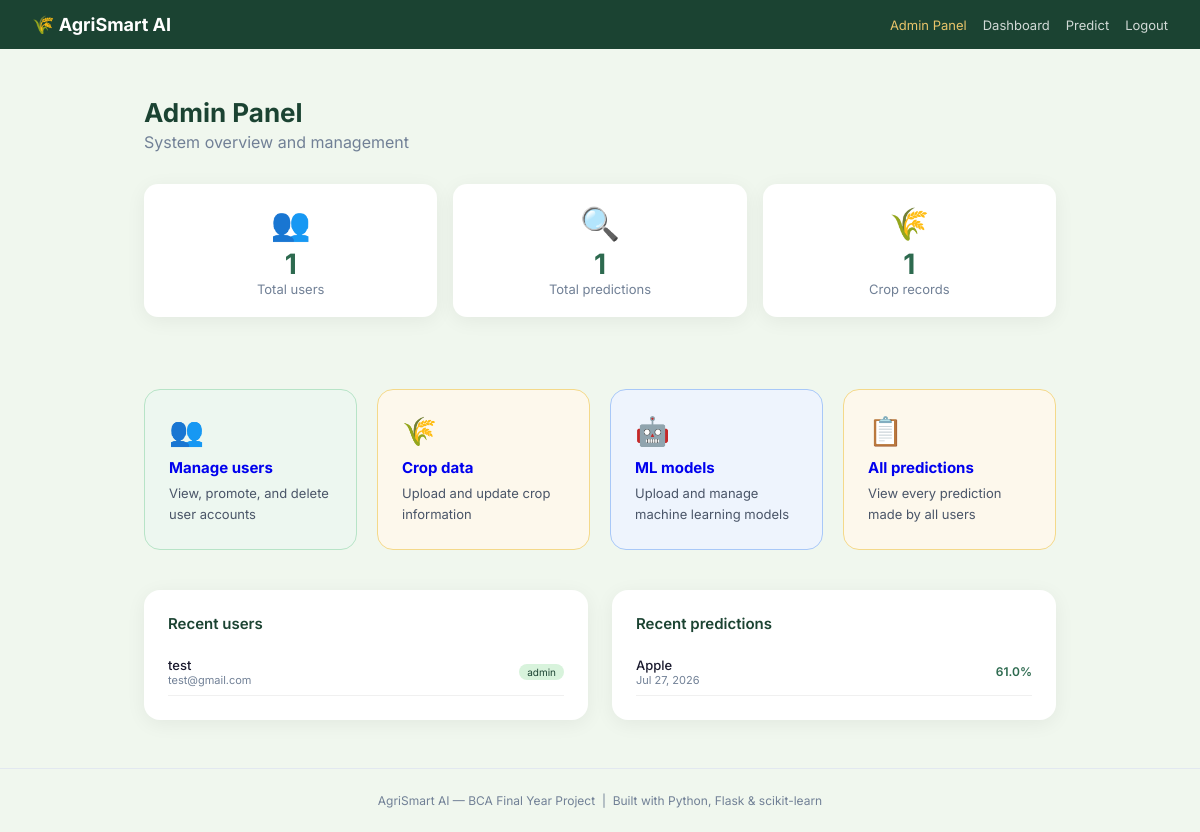
The page /admin/dashboard (signed in) on the database its author committed.
### database/models.py (models this page shows, shortened)
class User(UserMixin, db.Model):
    __tablename__ = 'users'
    id         = db.Column(db.Integer, primary_key=True)
    name       = db.Column(db.String(100), nullable=False)
    email      = db.Column(db.String(150), unique=True, nullable=False)
    password   = db.Column(db.String(200), nullable=False)
    role       = db.Column(db.String(20), default='user')
    created_at = db.Column(db.DateTime, default=datetime.utcnow)
    predictions = db.relationship('Prediction', backref='user', lazy=True)
    def is_admin(self):
        return self.role == 'admin'

class Prediction(db.Model):
    __tablename__ = 'predictions'
    id          = db.Column(db.Integer, primary_key=True)
    user_id     = db.Column(db.Integer, db.ForeignKey('users.id'), nullable=False)
    N           = db.Column(db.Float)
    P           = db.Column(db.Float)
    K           = db.Column(db.Float)
    temperature = db.Column(db.Float)
    humidity    = db.Column(db.Float)
    ph          = db.Column(db.Float)
    rainfall    = db.Column(db.Float)
    crop        = db.Column(db.String(100))
    confidence  = db.Column(db.Float)
    yield_kg    = db.Column(db.Float)
    zone        = db.Column(db.String(100))
    created_at  = db.Column(db.DateTime, default=datetime.utcnow)

### admin/routes.py (the view)
@admin_bp.route('/admin/dashboard')
@login_required
@admin_required
def dashboard():
    total_users       = User.query.count()
    total_predictions = Prediction.query.count()
    total_crops       = CropData.query.count()
    recent_users      = User.query.order_by(User.created_at.desc()).limit(5).all()
    recent_preds      = Prediction.query.order_by(Prediction.created_at.desc()).limit(5).all()
    return render_template('admin/admin_dashboard.html',
                           total_users=total_users,
                           total_predictions=total_predictions,
                           total_crops=total_crops,
                           recent_users=recent_users,
                           recent_preds=recent_preds)

### admin/routes.py (called while the page is built)
def admin_required(f):
    @wraps(f)
    def decorated(*args, **kwargs):
        if not current_user.is_authenticated or not current_user.is_admin():
            flash('Admin access required.', 'danger')
            return redirect(url_for('auth.login'))
        return f(*args, **kwargs)
    return decorated

### templates/admin/admin_dashboard.html (shortened to what this page needs)
{% extends 'base.html' %}
{% block content %}
<div style="max-width:960px; margin:48px auto; padding:0 24px;">
  <div style="margin-bottom:32px;">
    <h1 style="font-size:26px; font-weight:700; color:var(--green-dark);">Admin Panel</h1>
    <p style="color:var(--text-light); margin-top:4px;">System overview and management</p>
  </div>
  <div style="display:grid; grid-template-columns:repeat(auto-fit, minmax(180px, 1fr)); gap:16px; margin-bottom:36px;">
<div style="display:grid; grid-template-columns:repeat(auto-fit, minmax(180px, 1fr)); gap:16px; margin-bottom:36px;">
  <div style="background:white; border-radius:14px; padding:20px; box-shadow:0 4px 20px rgba(0,0,0,0.06); text-align:center;">
    <div style="font-size:32px;">👥</div>
    <div style="font-size:28px; font-weight:700; color:var(--green-mid); margin-top:4px;">{{ total_users }}</div>
    <div style="font-size:13px; color:var(--text-light);">Total users</div>
  </div>
  <div style="background:white; border-radius:14px; padding:20px; box-shadow:0 4px 20px rgba(0,0,0,0.06); text-align:center;">
    <div style="font-size:32px;">🔍</div>
    <div style="font-size:28px; font-weight:700; color:var(--green-mid); margin-top:4px;">{{ total_predictions }}</div>
    <div style="font-size:13px; color:var(--text-light);">Total predictions</div>
  </div>
  <div style="background:white; border-radius:14px; padding:20px; box-shadow:0 4px 20px rgba(0,0,0,0.06); text-align:center;">
    <div style="font-size:32px;">🌾</div>
    <div style="font-size:28px; font-weight:700; color:var(--green-mid); margin-top:4px;">{{ total_crops }}</div>
    <div style="font-size:13px; color:var(--text-light);">Crop records</div>
  </div>
</div>
  </div>
  <div style="display:grid; grid-template-columns:repeat(auto-fit, minmax(200px, 1fr)); gap:20px; margin-bottom:40px;">
    <a href="/admin/users" style="text-decoration:none;">
      <div class="algo-card green" style="cursor:pointer;">
        <div class="algo-icon">👥</div>
        <h3>Manage users</h3>
        <p>View, promote, and delete user accounts</p>
      </div>
    </a>
    <a href="/admin/crops" style="text-decoration:none;">
      <div class="algo-card amber" style="cursor:pointer;">
        <div class="algo-icon">🌾</div>
        <h3>Crop data</h3>
        <p>Upload and update crop information</p>
      </div>
    </a>
    <a href="/admin/models" style="text-decoration:none;">
      <div class="algo-card blue" style="cursor:pointer;">
        <div class="algo-icon">🤖</div>
        <h3>ML models</h3>
        <p>Upload and manage machine learning models</p>
      </div>
    </a>
    <a href="/admin/predictions" style="text-decoration:none;">
      <div class="algo-card green" style="cursor:pointer; background:#fdf8ec; border:1.5px solid #f4d98a;">
        <div class="algo-icon">📋</div>
        <h3>All predictions</h3>
        <p>View every prediction made by all users</p>
      </div>
</a>
  </div>
  <div style="display:grid; grid-template-columns:1fr 1fr; gap:24px;">
    <div style="background:white; border-radius:16px; padding:24px; box-shadow:0 4px 20px rgba(0,0,0,0.06);">
      <h3 style="font-size:15px; font-weight:600; color:var(--green-dark); margin-bottom:16px;">Recent users</h3>
      {% for u in recent_users %}
      <div style="display:flex; align-items:center; justify-content:space-between; padding:8px 0; border-bottom:1px solid #f0f0f0;">
        <div>
          <div style="font-size:13px; font-weight:500;">{{ u.name }}</div>
          <div style="font-size:11px; color:var(--text-light);">{{ u.email }}</div>
        </div>
        <span style="font-size:10px; background:var(--green-pale); color:var(--green-dark); padding:2px 8px; border-radius:100px;">{{ u.role }}</span>
      </div>
      {% endfor %}
    </div>
    <div style="background:white; border-radius:16px; padding:24px; box-shadow:0 4px 20px rgba(0,0,0,0.06);">
      <h3 style="font-size:15px; font-weight:600; color:var(--green-dark); margin-bottom:16px;">Recent predictions</h3>
      {% for p in recent_preds %}
      <div style="display:flex; align-items:center; justify-content:space-between; padding:8px 0; border-bottom:1px solid #f0f0f0;">
        <div>
          <div style="font-size:13px; font-weight:500;">{{ p.crop }}</div>
          <div style="font-size:11px; color:var(--text-light);">{{ p.created_at.strftime('%b %d, %Y') }}</div>
        </div>
        <span style="font-size:12px; color:var(--green-mid); font-weight:600;">{{ p.confidence }}%</span>
      </div>
      {% endfor %}
    </div>
  </div>
</div>
{% endblock %}

### static/css/style.css (style rules this page uses)
:root { --green-dark: #1b4332; --green-mid: #2d6a4f; --green-light: #52b788; --green-pale: #d8f3dc; --cream: #f0f7ee; --amber: #e9c46a; --coral: #e76f51; --blue: #4895ef; --text-dark: #1a1a2e; --text-mid: #4a5568; --text-light: #718096; }
* { margin: 0; padding: 0; box-sizing: border-box; }
body { font-family: 'Inter', sans-serif; background: var(--cream); color: var(--text-dark); }
.algo-card { border-radius: 16px; padding: 24px; position: relative; overflow: hidden; }
.algo-card.green { background: #edf7f0; border: 1.5px solid #b7e4c7; }
.algo-card.amber { background: #fdf8ec; border: 1.5px solid #f4d98a; }
.algo-card.blue { background: #eef4fd; border: 1.5px solid #a8c8f8; }
.algo-icon { font-size: 28px; margin-bottom: 10px; }
.algo-card h3 { font-size: 15px; font-weight: 700; margin-bottom: 6px; }
.algo-card p { font-size: 13px; color: var(--text-mid); line-height: 1.6; }

### rows shown on the page
User: name "test", email "test@gmail.com", role "admin"
Prediction: crop "Apple", created_at "Jul 27, 2026", confidence "61.0"

### other values the page prints
{{ total_users }} "1"
{{ total_predictions }} "1"
{{ total_crops }} "1"
